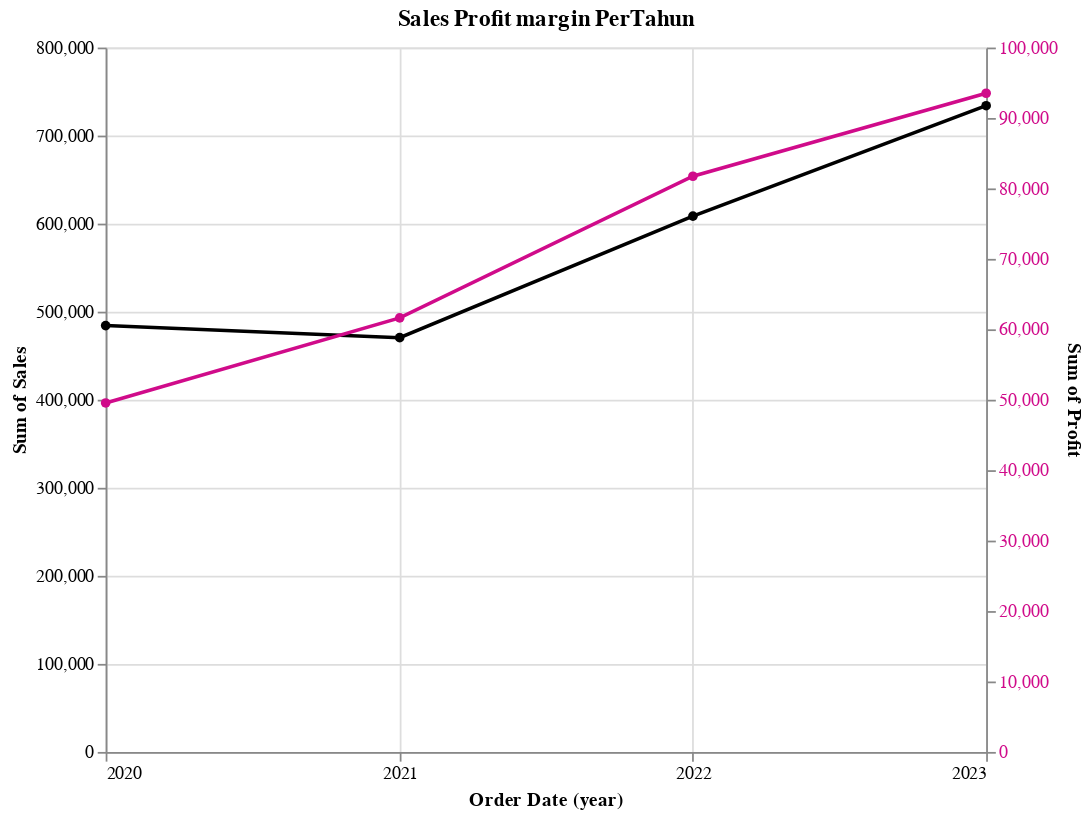

Notebook source saved alongside this figure:
### Markdown cell above
## Kinerja Penjualan
* bagaimana sales tiap tahun
* bagaimana profit yang didapat tiap tahun
* bagaimana profit margin tiap tahun

### Code cell
sales=df[['Order Date','Sales']]
profit=df[['Order Date','Profit']]

chart_sales=alt.Chart(sales).mark_line(point=True).encode(
    x=alt.X('year(Order Date):T'),
    y='sum(Sales)',
    color=alt.value('#000000'),
    tooltip=[alt.Tooltip('sum(Sales)',title='Sales',format='.2f')]
)

chart_profit=alt.Chart(profit).mark_line(point=True).encode(
    x=alt.X('year(Order Date):T'),
    y='sum(Profit)',
    color=alt.value('#d00b8a'),
    tooltip='sum(Profit)',
)


chart=alt.layer(chart_sales,chart_profit).resolve_scale(
    y='independent'
).properties(
    title='Sales Profit margin PerTahun',
    width=500,
    height=400,
).configure_axisRight(labelColor='#d00b8a')

chart

### Figure 1 — Vega-Lite specification as saved in the notebook (floating-point values rounded to 4 significant figures; data arrays with more than 128 entries replaced by an {"elided": "..."} marker saying what was removed)
{"config": {"view": {"continuousWidth": 300, "continuousHeight": 300}, "axisRight": {"labelColor": "#d00b8a"}}, "layer": [{"data": {"name": "data-5f13f1e1baec730902f697730aa2178e"}, "mark": {"type": "line", "point": true}, "encoding": {"color": {"value": "#000000"}, "tooltip": [{"aggregate": "sum", "field": "Sales", "format": ".2f", "title": "Sales", "type": "quantitative"}], "x": {"field": "Order Date", "timeUnit": "year", "type": "temporal"}, "y": {"aggregate": "sum", "field": "Sales", "type": "quantitative"}}}, {"data": {"name": "data-99003b67b3ee6a88c2603eda9da39d4d"}, "mark": {"type": "line", "point": true}, "encoding": {"color": {"value": "#d00b8a"}, "tooltip": {"aggregate": "sum", "field": "Profit", "type": "quantitative"}, "x": {"field": "Order Date", "timeUnit": "year", "type": "temporal"}, "y": {"aggregate": "sum", "field": "Profit", "type": "quantitative"}}}], "height": 400, "resolve": {"scale": {"y": "independent"}}, "title": "Sales Profit margin PerTahun", "width": 500, "$schema": "https://vega.github.io/schema/vega-lite/v5.16.3.json", "datasets": {"data-5f13f1e1baec730902f697730aa2178e": {"elided": "9994 records"}, "data-99003b67b3ee6a88c2603eda9da39d4d": {"elided": "9994 records"}}}
